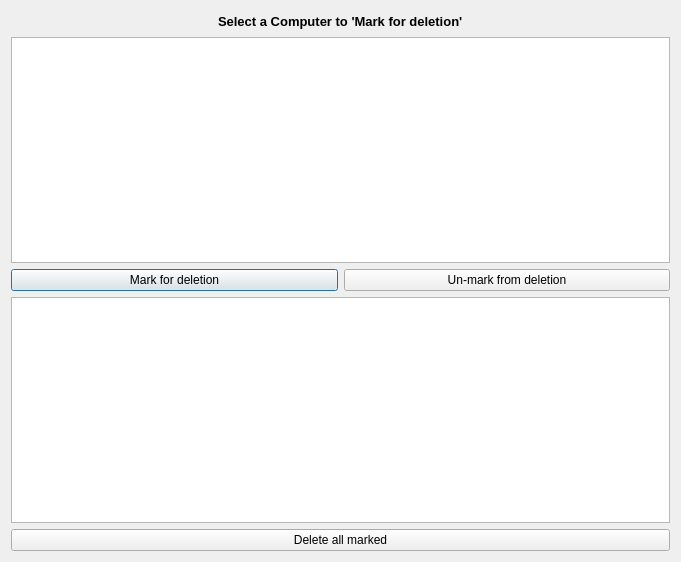
<?xml version="1.0" encoding="UTF-8"?>
<ui version="4.0">
 <class>DeleteComputer</class>
 <widget class="QDialog" name="DeleteComputer">
  <property name="geometry">
   <rect>
    <x>0</x>
    <y>0</y>
    <width>681</width>
    <height>562</height>
   </rect>
  </property>
  <property name="windowTitle">
   <string>Dialog</string>
  </property>
  <property name="windowIcon">
   <iconset resource="../themelogo.qrc">
    <normaloff>:/liltree.png</normaloff>:/liltree.png</iconset>
  </property>
  <layout class="QHBoxLayout" name="horizontalLayout_2">
   <item>
    <layout class="QVBoxLayout" name="verticalLayout">
     <item>
      <layout class="QHBoxLayout" name="horizontalLayout_3">
       <item>
        <spacer name="horizontalSpacer">
         <property name="orientation">
          <enum>Qt::Horizontal</enum>
         </property>
         <property name="sizeHint" stdset="0">
          <size>
           <width>40</width>
           <height>20</height>
          </size>
         </property>
        </spacer>
       </item>
       <item>
        <widget class="QLabel" name="label_2">
         <property name="text">
          <string/>
         </property>
         <property name="pixmap">
          <pixmap resource="../themelogo.qrc">:/liltree.png</pixmap>
         </property>
        </widget>
       </item>
       <item>
        <widget class="QLabel" name="label">
         <property name="font">
          <font>
           <pointsize>10</pointsize>
           <weight>75</weight>
           <bold>true</bold>
          </font>
         </property>
         <property name="text">
          <string>Select a Computer to 'Mark for deletion'</string>
         </property>
        </widget>
       </item>
       <item>
        <widget class="QLabel" name="label_3">
         <property name="text">
          <string/>
         </property>
         <property name="pixmap">
          <pixmap resource="../themelogo.qrc">:/liltree.png</pixmap>
         </property>
        </widget>
       </item>
       <item>
        <spacer name="horizontalSpacer_2">
         <property name="orientation">
          <enum>Qt::Horizontal</enum>
         </property>
         <property name="sizeHint" stdset="0">
          <size>
           <width>40</width>
           <height>20</height>
          </size>
         </property>
        </spacer>
       </item>
      </layout>
     </item>
     <item>
      <widget class="QTableWidget" name="table_original">
       <property name="editTriggers">
        <set>QAbstractItemView::NoEditTriggers</set>
       </property>
       <property name="tabKeyNavigation">
        <bool>false</bool>
       </property>
       <property name="selectionMode">
        <enum>QAbstractItemView::SingleSelection</enum>
       </property>
       <property name="selectionBehavior">
        <enum>QAbstractItemView::SelectRows</enum>
       </property>
       <attribute name="verticalHeaderVisible">
        <bool>false</bool>
       </attribute>
      </widget>
     </item>
     <item>
      <layout class="QHBoxLayout" name="horizontalLayout">
       <item>
        <widget class="QPushButton" name="button_mark">
         <property name="text">
          <string>Mark for deletion</string>
         </property>
        </widget>
       </item>
       <item>
        <widget class="QPushButton" name="button_unmark">
         <property name="text">
          <string>Un-mark from deletion</string>
         </property>
        </widget>
       </item>
      </layout>
     </item>
     <item>
      <widget class="QTableWidget" name="table_delete">
       <property name="editTriggers">
        <set>QAbstractItemView::NoEditTriggers</set>
       </property>
       <property name="tabKeyNavigation">
        <bool>false</bool>
       </property>
       <property name="selectionMode">
        <enum>QAbstractItemView::SingleSelection</enum>
       </property>
       <property name="selectionBehavior">
        <enum>QAbstractItemView::SelectRows</enum>
       </property>
       <attribute name="verticalHeaderVisible">
        <bool>false</bool>
       </attribute>
      </widget>
     </item>
     <item>
      <widget class="QPushButton" name="button_delete_all">
       <property name="text">
        <string>Delete all marked</string>
       </property>
      </widget>
     </item>
    </layout>
   </item>
  </layout>
 </widget>
 <tabstops>
  <tabstop>table_original</tabstop>
  <tabstop>table_delete</tabstop>
  <tabstop>button_mark</tabstop>
  <tabstop>button_unmark</tabstop>
  <tabstop>button_delete_all</tabstop>
 </tabstops>
 <resources>
  <include location="../themelogo.qrc"/>
 </resources>
 <connections/>
</ui>
